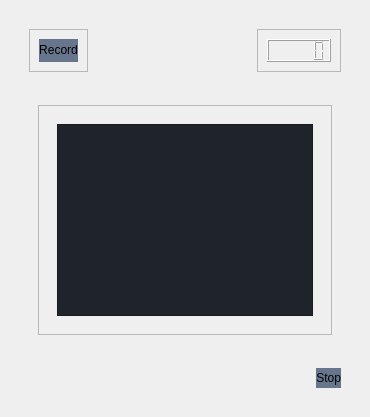
                <widget class="QWidget" name="Live_page">
                 <property name="enabled">
                  <bool>true</bool>
                 </property>
                 <property name="styleSheet">
                  <string notr="true"/>
                 </property>
                 <layout class="QVBoxLayout" name="verticalLayout_15">
                  <item>
                   <widget class="QWidget" name="widget_14" native="true">
                    <layout class="QVBoxLayout" name="verticalLayout_20">
                     <item>
                      <widget class="QWidget" name="widget_3" native="true">
                       <layout class="QHBoxLayout" name="horizontalLayout_7">
                        <item alignment="Qt::AlignLeft">
                         <widget class="QFrame" name="frame_15">
                          <property name="frameShape">
                           <enum>QFrame::StyledPanel</enum>
                          </property>
                          <property name="frameShadow">
                           <enum>QFrame::Raised</enum>
                          </property>
                          <layout class="QHBoxLayout" name="horizontalLayout_25">
                           <item>
                            <widget class="QWidget" name="widget_8" native="true">
                             <property name="styleSheet">
                              <string notr="true">background-color: rgb(104, 118, 141);
border-radius:15px</string>
                             </property>
                             <layout class="QHBoxLayout" name="horizontalLayout_26">
                              <property name="leftMargin">
                               <number>0</number>
                              </property>
                              <property name="topMargin">
                               <number>0</number>
                              </property>
                              <property name="rightMargin">
                               <number>0</number>
                              </property>
                              <property name="bottomMargin">
                               <number>0</number>
                              </property>
                              <item>
                               <widget class="QPushButton" name="Rec_2_btn">
                                <property name="styleSheet">
                                 <string notr="true">QPushButton:hover{
	background-color: rgb(22, 25, 29);
}</string>
                                </property>
                                <property name="text">
                                 <string>Record</string>
                                </property>
                               </widget>
                              </item>
                             </layout>
                            </widget>
                           </item>
                          </layout>
                         </widget>
                        </item>
                        <item>
                         <spacer name="horizontalSpacer_4">
                          <property name="orientation">
                           <enum>Qt::Horizontal</enum>
                          </property>
                          <property name="sizeHint" stdset="0">
                           <size>
                            <width>40</width>
                            <height>20</height>
                           </size>
                          </property>
                         </spacer>
                        </item>
                        <item>
                         <widget class="QFrame" name="frame_16">
                          <property name="frameShape">
                           <enum>QFrame::StyledPanel</enum>
                          </property>
                          <property name="frameShadow">
                           <enum>QFrame::Raised</enum>
                          </property>
                          <layout class="QVBoxLayout" name="verticalLayout_22">
                           <item>
                            <widget class="QLCDNumber" name="Timer_time2"/>
                           </item>
                          </layout>
                         </widget>
                        </item>
                       </layout>
                      </widget>
                     </item>
                     <item>
                      <widget class="QWidget" name="widget_5" native="true">
                       <layout class="QHBoxLayout" name="horizontalLayout_9">
                        <item>
                         <widget class="QWidget" name="widget_6" native="true">
                          <layout class="QHBoxLayout" name="horizontalLayout_10">
                           <item>
                            <widget class="QFrame" name="frame_18">
                             <property name="styleSheet">
                              <string notr="true"/>
                             </property>
                             <property name="frameShape">
                              <enum>QFrame::StyledPanel</enum>
                             </property>
                             <property name="frameShadow">
                              <enum>QFrame::Raised</enum>
                             </property>
                             <layout class="QHBoxLayout" name="horizontalLayout_11">
                              <item>
                               <widget class="QWidget" name="widget_20" native="true">
                                <layout class="QHBoxLayout" name="horizontalLayout_32">
                                 <item>
                                  <widget class="QTextBrowser" name="textBrowser_3">
                                   <property name="styleSheet">
                                    <string notr="true">background-color: rgb(31, 35, 42);
color:#fff;</string>
                                   </property>
                                  </widget>
                                 </item>
                                </layout>
                               </widget>
                              </item>
                             </layout>
                            </widget>
                           </item>
                          </layout>
                         </widget>
                        </item>
                       </layout>
                      </widget>
                     </item>
                     <item>
                      <widget class="QWidget" name="widget_4" native="true">
                       <layout class="QHBoxLayout" name="horizontalLayout_8">
                        <item>
                         <widget class="QFrame" name="frame_17">
                          <property name="frameShape">
                           <enum>QFrame::StyledPanel</enum>
                          </property>
                          <property name="frameShadow">
                           <enum>QFrame::Raised</enum>
                          </property>
                         </widget>
                        </item>
                        <item>
                         <spacer name="horizontalSpacer_2">
                          <property name="orientation">
                           <enum>Qt::Horizontal</enum>
                          </property>
                          <property name="sizeHint" stdset="0">
                           <size>
                            <width>40</width>
                            <height>20</height>
                           </size>
                          </property>
                         </spacer>
                        </item>
                        <item>
                         <widget class="QFrame" name="frame_6">
                          <property name="styleSheet">
                           <string notr="true">border-radius:15px;
background-color: rgb(104, 118, 141);
text-align:right;</string>
                          </property>
                          <property name="frameShape">
                           <enum>QFrame::StyledPanel</enum>
                          </property>
                          <property name="frameShadow">
                           <enum>QFrame::Raised</enum>
                          </property>
                          <layout class="QHBoxLayout" name="horizontalLayout_23">
                           <property name="leftMargin">
                            <number>0</number>
                           </property>
                           <property name="topMargin">
                            <number>0</number>
                           </property>
                           <property name="rightMargin">
                            <number>0</number>
                           </property>
                           <property name="bottomMargin">
                            <number>0</number>
                           </property>
                           <item>
                            <widget class="QPushButton" name="Stop_btn">
                             <property name="styleSheet">
                              <string notr="true">QPushButton:hover{
	background-color: rgb(255, 0, 0);
}</string>
                             </property>
                             <property name="text">
                              <string>Stop</string>
                             </property>
                            </widget>
                           </item>
                          </layout>
                         </widget>
                        </item>
                       </layout>
                      </widget>
                     </item>
                    </layout>
                   </widget>
                  </item>
                 </layout>
                </widget>
